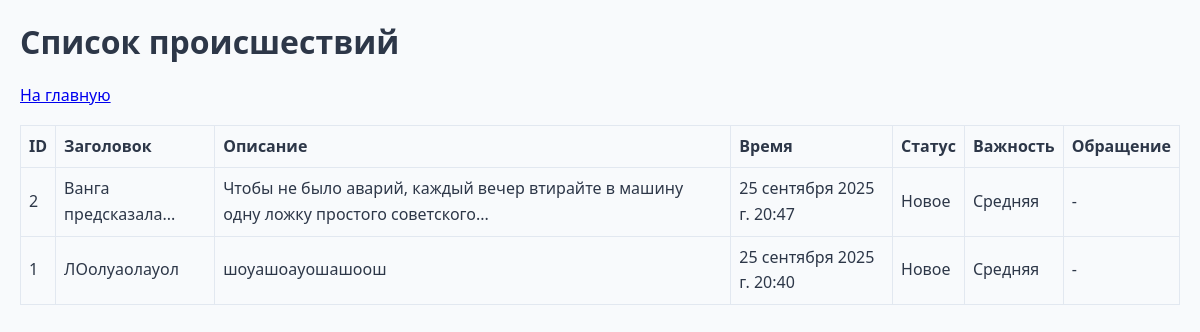
Page /incidents/ on the committed database.
### app/models.py (models this page shows, shortened)
class Incident(models.Model):
    class IncidentStatus(models.TextChoices):
        NEW = 'new', 'Новое'
        IN_PROGRESS = 'in_progress', 'В работе'
        RESOLVED = 'resolved', 'Закрыто'
    class IncidentSeverity(models.TextChoices):
        LOW = 'low', 'Низкая'
        MEDIUM = 'medium', 'Средняя'
        HIGH = 'high', 'Высокая'
    title = models.CharField(max_length=200)
    description = models.TextField()
    occurred_at = models.DateTimeField()
    status = models.CharField(max_length=20, choices=IncidentStatus.choices, default=IncidentStatus.NEW)
    severity = models.CharField(max_length=10, choices=IncidentSeverity.choices, default=IncidentSeverity.MEDIUM)
    coordinates = models.JSONField(default=list, help_text="Формат: [широта, долгота]")
    related_appeal = models.ForeignKey('Appeal', null=True, blank=True, on_delete=models.SET_NULL, related_name='incidents')
    created_at = models.DateTimeField(auto_now_add=True)
    updated_at = models.DateTimeField(auto_now=True)

### app/views.py (the view)
# urls.py: path('incidents/', views.incidents_list, name='incidents_list'),
def incidents_list(request):
    incidents = Incident.objects.all().order_by('-occurred_at')
    return render(request, 'MainHTML/IncidentsList.html', {'incidents': incidents})

### app/templates/MainHTML/IncidentsList.html (shortened to what this page needs)
<!DOCTYPE html>
<html lang="ru">
<head>
  {% load static %}
  <link rel="stylesheet" href="{% static 'CSS/Home.css' %}">
  </head>
<body>
  <div class="container">
  <div class="page-header">
    <h1>Список происшествий</h1>
  </div>
  <div class="page-actions"><a href="/">На главную</a></div>
  <div class="table-responsive">
  <table class="table">
    <thead>
      <tr>
        <th>ID</th>
        <th>Заголовок</th>
        <th>Описание</th>
        <th>Время</th>
        <th>Статус</th>
        <th>Важность</th>
        <th>Обращение</th>
      </tr>
    </thead>
    <tbody>
      {% for i in incidents %}
      <tr>
        <td>{{ i.id }}</td>
        <td>{{ i.title }}</td>
        <td>{{ i.description|truncatechars:120 }}</td>
        <td>{{ i.occurred_at }}</td>
        <td>{{ i.get_status_display }}</td>
        <td>{{ i.get_severity_display }}</td>
        <td>{% if i.related_appeal %}#{{ i.related_appeal.id }}{% else %}-{% endif %}</td>
      </tr>
      {% empty %}
      <tr><td colspan="7">Пока пусто.</td></tr>
      {% endfor %}
    </tbody>
  </table>
  </div>
  </div>
</body>
</html>

### app/static/CSS/Home.css (style rules this page uses)
:root { --primary: #228B22; --secondary: #4CAF50; --bg: #F8FAFC; --text: #2D3748; --text-light: #718096; --border: #E2E8F0; --shadow: 0 4px 6px -1px rgba(76, 175, 80, 0.1), 0 2px 4px -1px rgba(76, 175, 80, 0.06); --radius: 12px; --transition: all 0.3s ease; --bg-dark: #1A202C; --card-dark: #2D3748; --text-white: #E2E8F0; }
* { box-sizing: border-box; margin: 0; padding: 0; }
body { font-family: 'Segoe UI', system-ui, -apple-system, sans-serif; line-height: 1.6; color: var(--text); background: var(--bg); scroll-behavior: smooth; }
.table-responsive { width: 100%; overflow-x: auto; }
table { width: 100%; border-collapse: collapse; }
.container { max-width: 1200px; margin: 0 auto; padding: 0 20px; }

### app/templates/MainHTML/IncidentsList.html (style rules this page uses)
.page-header { margin: 1rem 0; }
.page-actions { margin: 1rem 0; }
.table { width: 100%; border-collapse: collapse; }
.table th, .table td { padding: 8px; border: 1px solid #E2E8F0; text-align: left; }
.table thead th { background: #F8FAFC; }

### rows in the picture
Incident: id "2", title "Ванга предсказала...", description "Чтобы не было аварий, каждый вечер втирайте в машину одну ложку простого советского...", occurred_at "25 сентября 2025 г. 20:47", status "Новое", severity "Средняя"
Incident: id "1", title "ЛОолуаолауол", description "шоуашоауошашоош", occurred_at "25 сентября 2025 г. 20:40", status "Новое", severity "Средняя"
